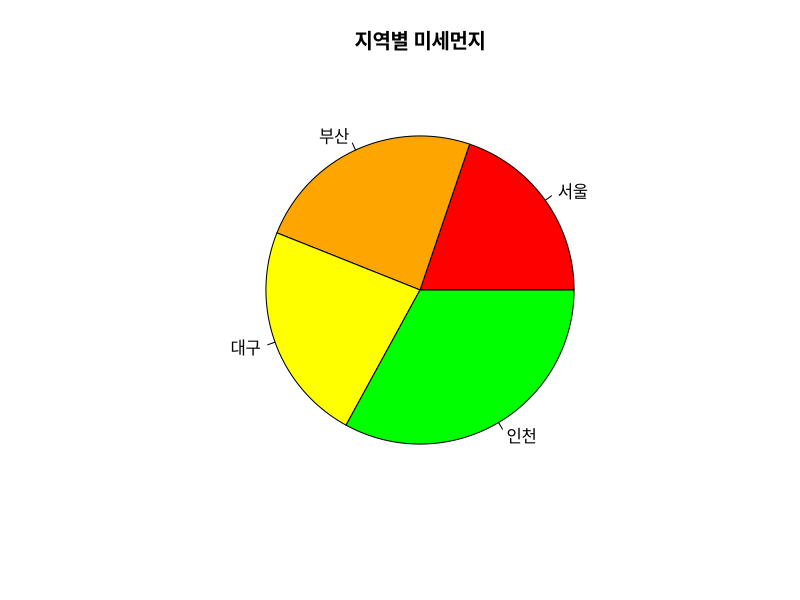
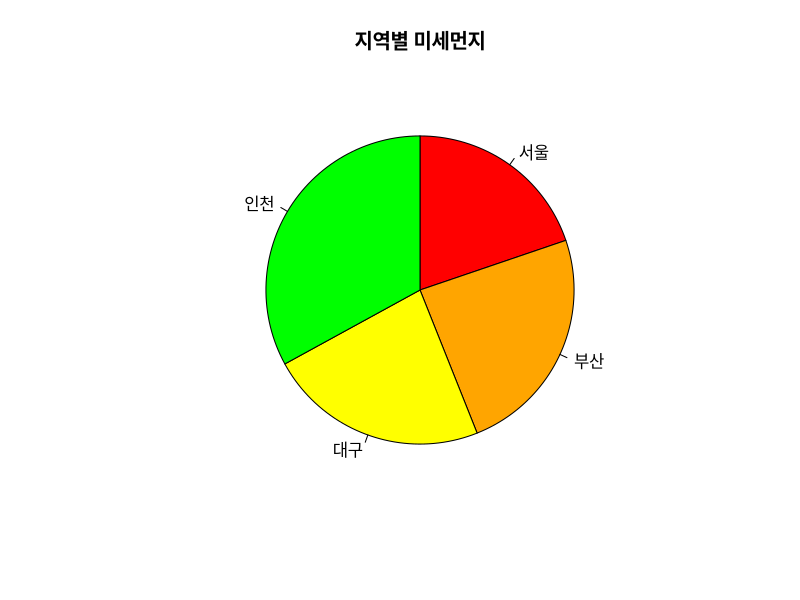
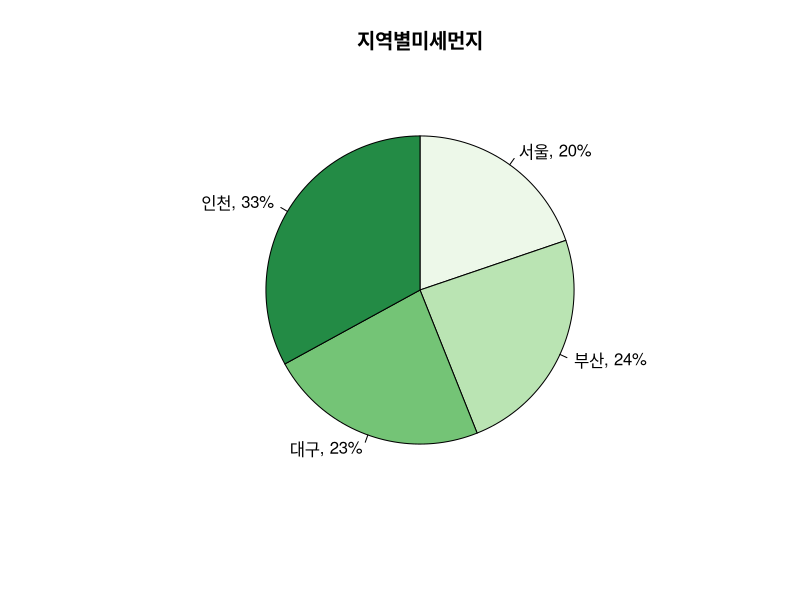

R code for these plots, in order:
rivers
stem(rivers)
stem(rivers, scale = 2)

#pie
city<-c("서울","부산","대구","인천")
pm25<-c(18,22,21,30)
colors<-c("red","orange","yellow","green")
pie(pm25, labels = city, col = colors, main = "지역별 미세먼지")
pie(pm25, labels = city, col = colors, main = "지역별 미세먼지",
    init.angle=90, clockwise=T)

install.packages("RColorBrewer")
library(RColorBrewer)

green <- brewer.pal(4, 'Greens')
pct<- round(pm25/sum(pm25)*100,0)
city_label <- paste(city, ", ", pct, "%", sep = "")
pie(pm25, labels = city_label, col = green, main="지역별미세먼지",
    init.angle=90, clockwise=T)

